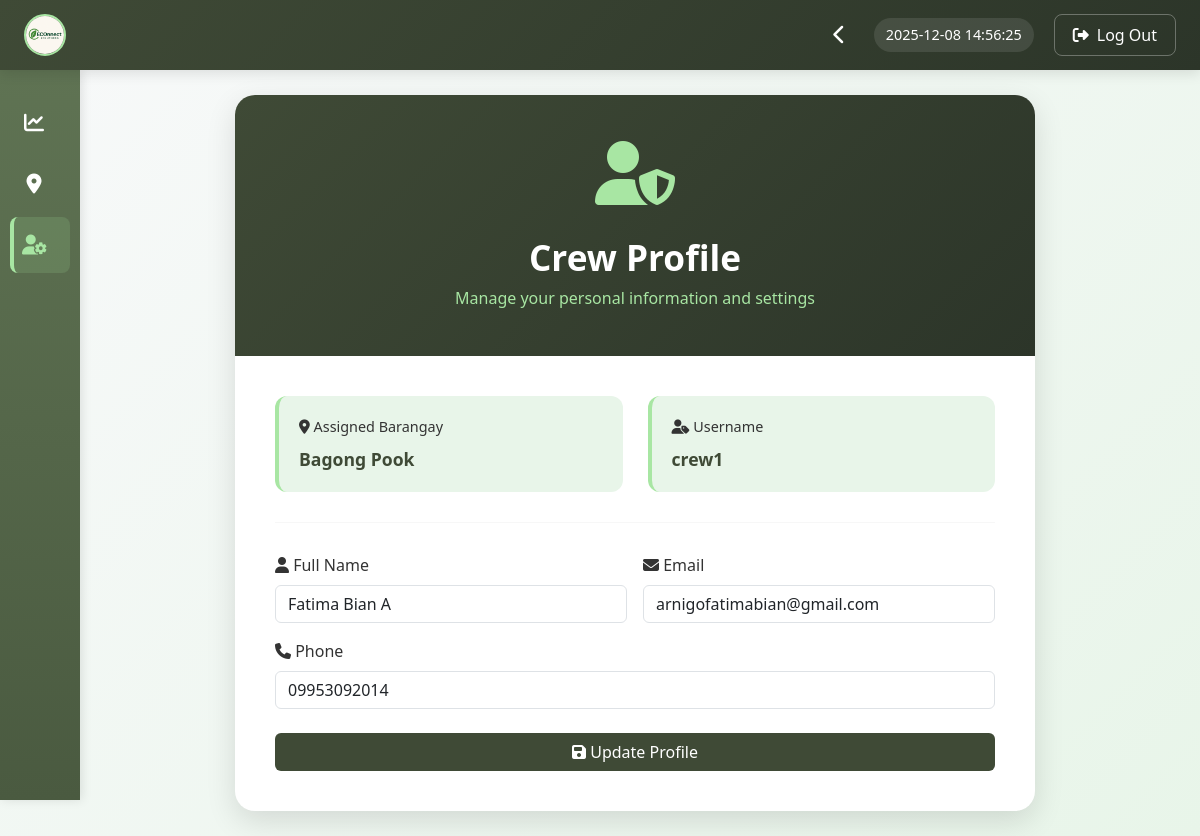
The app's page /crew/crewProfile.php (signed in) with its own data.
### tables this page shows
CREATE TABLE `collection_crew` (
  `id` int(11) NOT NULL,
  `full_name` varchar(100) NOT NULL,
  `barangay` varchar(100) NOT NULL,
  `username` varchar(255) DEFAULT NULL,
  `status` varchar(20) NOT NULL DEFAULT 'Active',
  `password` varchar(255) NOT NULL,
  `email` varchar(100) DEFAULT '',
  `created_by_super_admin_id` int(11) DEFAULT NULL,
  `phone` varchar(20) DEFAULT ''
);

### crew/crewProfile.php (the view, shortened to what this page needs)
<?php
include "../db_connect.php";
$crew_id = $_SESSION['crew_id'];
$stmt = $conn->prepare("SELECT full_name, barangay, username, email, phone FROM collection_crew WHERE id=?");
$stmt->bind_param("i", $crew_id);
$stmt->execute();
$result = $stmt->get_result();
$crew = $result->fetch_assoc();
?>
<!DOCTYPE html>
<html lang="en">
<head>
<link rel="stylesheet" href="https://cdn.jsdelivr.net/npm/bootstrap@5.3.2/dist/css/bootstrap.min.css">
<link rel="stylesheet" href="https://cdnjs.cloudflare.com/ajax/libs/font-awesome/6.4.0/css/all.min.css">
</head>
<body>
<?php include "header.php"; ?>
<div class="main-content">
    <div class="profile-container">
        <div class="profile-header">
            <div class="profile-icon"><i class="fas fa-user-shield"></i></div>
            <h3>Crew Profile</h3>
            <p class="profile-subtitle">Manage your personal information and settings</p>
        </div>
        <div class="profile-body">
            <div class="profile-info-grid">
                <div class="info-card">
                    <label><i class="fas fa-map-marker-alt"></i> Assigned Barangay</label>
                    <div class="info-value"><?= htmlspecialchars($crew['barangay'] ?? 'Not assigned') ?></div>
                </div>
                <div class="info-card">
                    <label><i class="fas fa-user-tag"></i> Username</label>
                    <div class="info-value"><?= htmlspecialchars($crew['username']) ?></div>
                </div>
            </div>
            <hr class="section-divider">
            <form method="POST">
                <div class="row g-3">
                    <div class="col-md-6">
                        <label class="form-label"><i class="fas fa-user"></i> Full Name</label>
                        <input type="text" class="form-control" name="full_name" value="<?= htmlspecialchars($crew['full_name']) ?>" required>
                    </div>
                    <div class="col-md-6">
                        <label class="form-label"><i class="fas fa-envelope"></i> Email</label>
                        <input type="email" class="form-control" name="email" value="<?= htmlspecialchars($crew['email']) ?>" required>
                    </div>
                    <div class="col-12">
                        <label class="form-label"><i class="fas fa-phone"></i> Phone</label>
                        <input type="text" class="form-control" name="phone" value="<?= htmlspecialchars($crew['phone']) ?>" required>
                    </div>
                </div>
                <button type="submit" name="updateProfile" class="btn btn-update mt-4">
                    <i class="fas fa-save"></i> Update Profile
                </button>
            </form>
        </div>
    </div>
</div>
</body>
</html>

### crew/crewProfile.php (style rules this page uses)
:root { --primary-green: #3f4a36; --dark-green: #2c3529; --accent-green: #a8e6a3; --light-green: #e8f5e9; --white: #ffffff; --border-color: #e0e0e0; --text-dark: #333333; }
body { font-family: 'Segoe UI', Tahoma, Geneva, Verdana, sans-serif; background: linear-gradient(135deg, #f8f9fa 0%, var(--light-green) 100%); min-height: 100vh; padding-top: 70px; color: var(--text-dark); }
.main-content { margin-left: 70px; padding: 25px; transition: margin-left 0.3s ease; min-height: calc(100vh - 70px); }
.profile-container { max-width: 800px; margin: 0 auto; border-radius: 20px; background: var(--white); box-shadow: 0 10px 30px rgba(0,0,0,0.12); overflow: hidden; animation: fadeIn 0.5s ease-out; }
.profile-header { background: linear-gradient(135deg, var(--primary-green) 0%, var(--dark-green) 100%); color: var(--white); text-align: center; padding: 30px; position: relative; }
.profile-icon { font-size: 4rem; color: var(--accent-green); margin-bottom: 15px; }
.profile-header h3 { font-size: 2.2rem; font-weight: 700; }
.profile-subtitle { font-size: 1rem; color: var(--accent-green); font-weight: 500; }
.profile-body { padding: 40px; }
.form-control { border-radius: 10px; padding: 12px; border: 2px solid var(--border-color); }
.btn-update { background: var(--primary-green) !important; color: var(--white) !important; border: none; padding: 14px 30px; font-weight: 600; border-radius: 12px; width: 100%; transition: all 0.3s ease; }
.profile-info-grid { display: grid; grid-template-columns: repeat(2, 1fr); gap: 25px; margin-bottom: 30px; }
.info-card { background: var(--light-green); padding: 20px; border-radius: 12px; border-left: 4px solid var(--accent-green); }
.info-card label { font-size: 0.9rem; color: var(--text-dark); margin-bottom: 8px; display: block; }
.info-card .info-value { font-size: 1.1rem; font-weight: 600; color: var(--primary-green); }
.section-divider { height: 1px; background: var(--border-color); border: none; margin: 30px 0; }

### crew/header.php (style rules this page uses)
* { box-sizing: border-box; margin: 0; padding: 0; }
body { font-family: 'Segoe UI', Tahoma, Geneva, Verdana, sans-serif; background-color: #f5f7fa; color: #333; min-height: 100vh; }

### records on screen
collection_crew: barangay "Bagong Pook", username "crew1", full_name "Fatima Bian A", email "arnigofatimabian@gmail.com", phone "09953092014"
